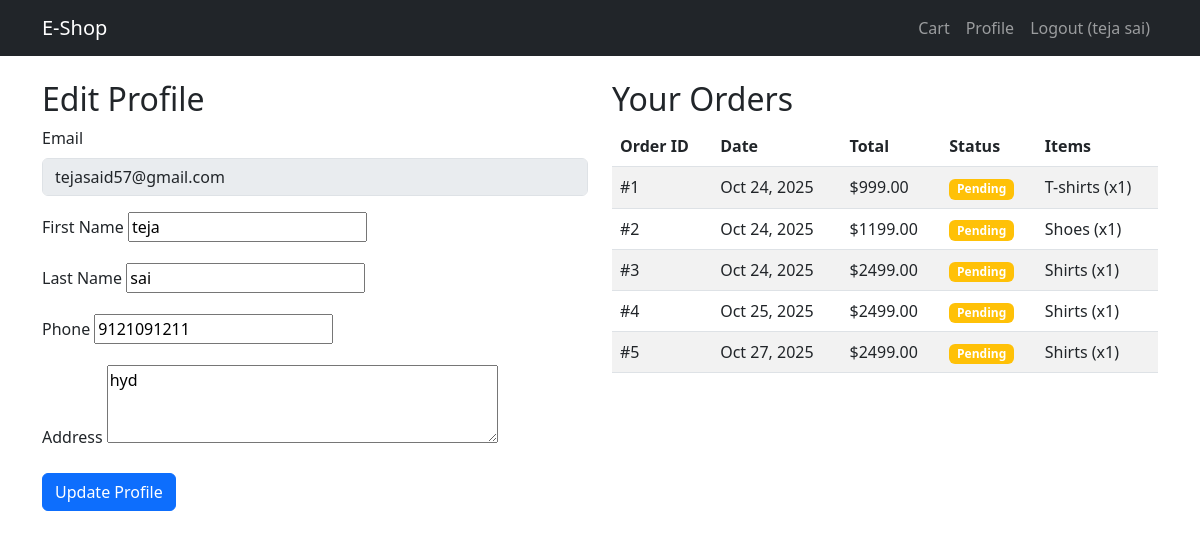
/users/profile/ (signed in), run on the app's committed database.
### users/models.py (models this page shows, shortened)
class CustomUser(AbstractUser):
    email = models.EmailField(unique=True)
    phone_number = models.CharField(max_length=15, blank=True, null=True)
    is_active = models.BooleanField(default=False)
    is_staff = models.BooleanField(default=False)
    date_joined = models.DateTimeField(default=timezone.now)
    address = models.TextField(blank=True)
    USERNAME_FIELD = "email"
    REQUIRED_FIELDS = []

### orders/models.py (models this page shows, shortened)
class Order(models.Model):
    user = models.ForeignKey(settings.AUTH_USER_MODEL, on_delete=models.CASCADE)
    created_at = models.DateTimeField(auto_now_add=True)
    total_amount = models.DecimalField(max_digits=10, decimal_places=2)
    status = models.CharField(max_length=20, default='Pending')

class OrderItem(models.Model):
    order = models.ForeignKey(Order, related_name='items', on_delete=models.CASCADE)
    product = models.ForeignKey(Product, on_delete=models.CASCADE)
    quantity = models.PositiveIntegerField()
    price = models.DecimalField(max_digits=10, decimal_places=2)  # Price at order time

### products/models.py (models this page shows, shortened)
class Product(models.Model):
    CATEGORY_CHOICES = [
        ('M','Men'),
        ('W','Women')
    ]
    name = models.CharField(max_length=255)
    description = models.TextField()
    price = models.DecimalField(max_digits=10, decimal_places=3)
    image = models.URLField(max_length=500, blank=True, null=True)  # Changed here
    stock = models.PositiveIntegerField(default=0)
    category = models.CharField(max_length=1, choices=CATEGORY_CHOICES, default='W')

### users/views.py (the view)
# urls.py: path('profile/', views.profile_view, name='profile'),
def profile_view(request):
    if request.method=='POST':
        form = UpdateProfileForm(request.post, instance = request.user)
        if form.is_valid():
            form.save()
            return redirect('users:profile')
    else:
        form = UpdateProfileForm(instance=request.user)
    orders = Order.objects.filter(user=request.user)
    return render(request, 'users/profile.html',{
        'form':form,
        'orders':orders,
    })

### users/forms.py
class UpdateProfileForm(forms.ModelForm):
    class Meta:
        model = CustomUser
        fields = ('first_name', 'last_name', 'phone_number', 'address')
        widgets = {
            'address': forms.Textarea(attrs={'rows': 3}),
        }

### templates/users/profile.html (shortened to what this page needs)
{% extends 'base.html' %}
{% block content %}
<div class="row">
    <div class="col-md-6">
        <h2>Edit Profile</h2>
        <form method="post">
            <div class="mb-3">
                <label class="form-label">Email</label>
                <input type="email" class="form-control" value="{{ user.email }}" disabled>
            </div>
            <div class="mb-3">
                <label class="form-label">First Name</label>
                {{ form.first_name }}
            </div>
            <div class="mb-3">
                <label class="form-label">Last Name</label>
                {{ form.last_name }}
            </div>
            <div class="mb-3">
                <label class="form-label">Phone</label>
                {{ form.phone_number }}
            </div>
            <div class="mb-3">
                <label class="form-label">Address</label>
                {{ form.address }}
            </div>
            <button type="submit" class="btn btn-primary">Update Profile</button>
        </form>
    </div>
    <div class="col-md-6">
        <h2>Your Orders</h2>
        {% if orders %}
        <div class="table-responsive">
            <table class="table table-striped">
                <thead>
                    <tr>
                        <th>Order ID</th>
                        <th>Date</th>
                        <th>Total</th>
                        <th>Status</th>
                        <th>Items</th>
                    </tr>
                </thead>
                <tbody>
                    {% for order in orders %}
                    <tr>
                        <td>#{{ order.id }}</td>
                        <td>{{ order.created_at|date:"M d, Y" }}</td>
                        <td>${{ order.total_amount }}</td>
                        <td>
                            {% if order.status == 'Completed' %}
                                <span class="badge bg-success">{{ order.status }}</span>
                            {% elif order.status == 'Pending' %}
                                <span class="badge bg-warning">{{ order.status }}</span>
                            {% else %}
                                <span class="badge bg-danger">{{ order.status }}</span>
                            {% endif %}
                        </td>
                        <td>
                            {% for item in order.items.all %}
                            {{ item.product.name }} (x{{ item.quantity }})<br>
                            {% endfor %}
                        </td>
                    </tr>
                    {% endfor %}
                </tbody>
            </table>
        </div>
        {% else %}
        <p class="alert alert-info">No orders yet. Start shopping!</p>
        {% endif %}
    </div>
</div>
{% endblock %}

### templates/base.html (shortened to what this page needs)
<!DOCTYPE html>
<html lang="en">
<head>
    <link href="https://cdn.jsdelivr.net/npm/bootstrap@5.3.0/dist/css/bootstrap.min.css" rel="stylesheet">
</head>
<body>
    <nav class="navbar navbar-expand-lg navbar-dark bg-dark">
        <div class="container">
            <a class="navbar-brand" href="{% url 'products:product_list' %}">E-Shop</a>
            <div class="navbar-nav ms-auto">
                {% if user.is_authenticated %}
                    <a class="nav-link" href="{% url 'cart:view_cart' %}">Cart</a>
                    <a class="nav-link" href="{% url 'users:profile' %}">Profile</a>
                    <a class="nav-link" href="{% url 'users:logout' %}">Logout ({{ user.get_full_name }})</a>
                {% else %}
                    <a class="nav-link" href="{% url 'users:login' %}">Login</a>
                    <a class="nav-link" href="{% url 'users:register' %}">Register</a>
                {% endif %}
            </div>
        </div>
    </nav>
    <div class="container mt-4">
        {% block content %}{% endblock %}
    </div>
</body>
</html>

### data on the page
CustomUser: get_full_name "teja sai", email "tejasaid57@gmail.com", first_name "teja", last_name "sai", phone_number "9121091211", address "hyd"
Order: id "1", created_at "Oct 24, 2025", total_amount "999.00", status "Pending"
OrderItem: product.name "T-shirts", quantity "1"
Order: id "2", created_at "Oct 24, 2025", total_amount "1199.00", status "Pending"
OrderItem: product.name "Shoes", quantity "1"
Order: id "3", created_at "Oct 24, 2025", total_amount "2499.00", status "Pending"
OrderItem: product.name "Shirts", quantity "1"
Order: id "4", created_at "Oct 25, 2025", total_amount "2499.00", status "Pending"
OrderItem: product.name "Shirts", quantity "1"
Order: id "5", created_at "Oct 27, 2025", total_amount "2499.00", status "Pending"
OrderItem: product.name "Shirts", quantity "1"
